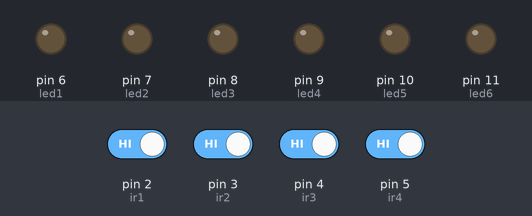
The sketch below on a simulated Arduino Uno, built with avr-gcc and run on an emulated ATmega328P. Shown: output pins drawn as LEDs (lit = HIGH). The inputs (shaded band) are chosen by the test bench; at power-on: pin 2 (ir1), pin 3 (ir2), pin 4 (ir3), pin 5 (ir4) HIGH.

Above: at 1.2 s.
1.3 s: pin 3 (ir2) driven LOW
At 1.9 s:
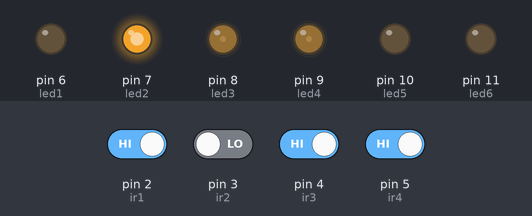
2.8 s: pin 2 (ir1) driven LOW
At 3.8 s:
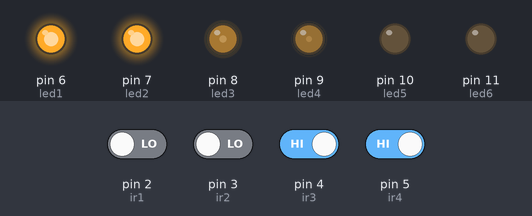
4.3 s: pin 4 (ir3) driven LOW
At 5.0 s:
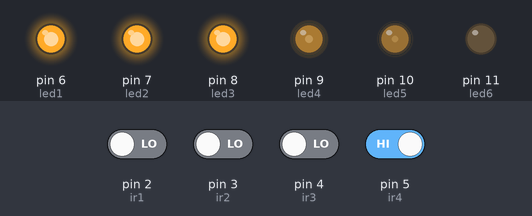
5.8 s: pin 5 (ir4) driven LOW
At 7.0 s:
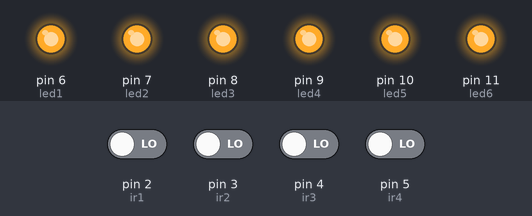
7.3 s: pin 2 (ir1) driven HIGH
At 8.9 s:
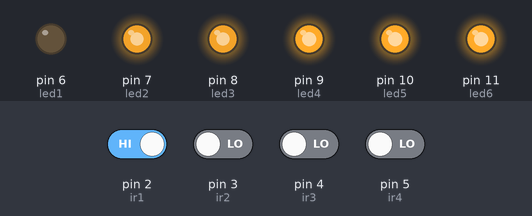
9.5 s: pin 3 (ir2) driven HIGH
At 10.8 s:
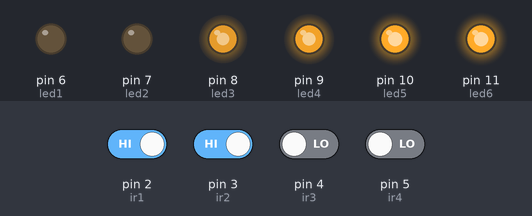
Timing chart, 0 to 12.5 s (numbered marks = the images above; inputs shaded):
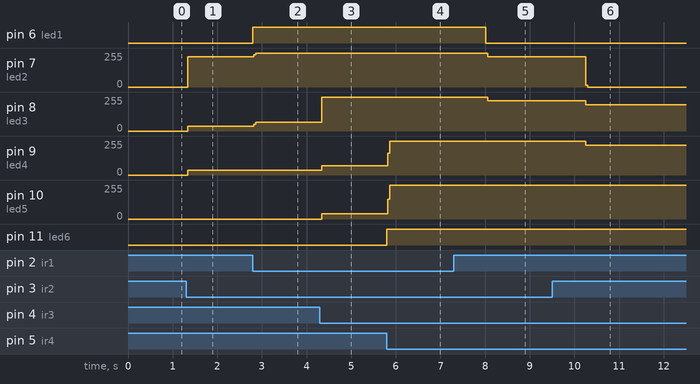

The sketch:

smart_street_light.ino
```cpp
int ir1=2;
int ir2=3;
int ir3=4;
int ir4=5;

int led1=6;
int led2=7;
int led3=8;
int led4=9;
int led5=10;
int led6=11;
int i1=0,i2=0,i3=0,i4=0;
long d1=0,d2=0,d3=0,d4=0;
void setup() {
  // put your setup code here, to run once:
  pinMode(ir1,INPUT);
  pinMode(ir2,INPUT);
  pinMode(ir3,INPUT);
  pinMode(ir4,INPUT);

  pinMode(led1,OUTPUT);
  pinMode(led2,OUTPUT);
  pinMode(led3,OUTPUT);
  pinMode(led4,OUTPUT);
  pinMode(led5,OUTPUT);
  pinMode(led6,OUTPUT);
}

void loop() {
  // put your main code here, to run repeatedly:
  i1=digitalRead(ir1);
  i2=digitalRead(ir2);
  i3=digitalRead(ir3);
  i4=digitalRead(ir4);

  if(i1==LOW){
    digitalWrite(led1,HIGH);
    digitalWrite(led2,HIGH);
    digitalWrite(led3,HIGH);
    d1=10000;
  }
  else if(d1!=0){
    digitalWrite(led1,HIGH);
    digitalWrite(led2,HIGH);
    digitalWrite(led3,HIGH);
    d1--;
  }
  else{
    digitalWrite(led1,LOW);
    digitalWrite(led2,LOW);
    digitalWrite(led3,LOW);
  }

  if(i2==LOW){
    digitalWrite(led2,HIGH);
    digitalWrite(led3,HIGH);
    digitalWrite(led4,HIGH);
    d2=10000;
  }
  else if(d2!=0){
    digitalWrite(led2,HIGH);
    digitalWrite(led3,HIGH);
    digitalWrite(led4,HIGH);
    d2--;
  }
  else{
    digitalWrite(led2,LOW);
    digitalWrite(led3,LOW);
    digitalWrite(led4,LOW);
  }

  if(i3==LOW){
    digitalWrite(led3,HIGH);
    digitalWrite(led4,HIGH);
    digitalWrite(led5,HIGH);
    d3=10000;
  }
  else if(d3!=0){
    digitalWrite(led3,HIGH);
    digitalWrite(led4,HIGH);
    digitalWrite(led5,HIGH);
    d3--;
  }
  else{
    digitalWrite(led3,LOW);
    digitalWrite(led4,LOW);
    digitalWrite(led5,LOW);
  }

  if(i4==LOW){
    digitalWrite(led4,HIGH);
    digitalWrite(led5,HIGH);
    digitalWrite(led6,HIGH);
    d4=10000;
  }
  else if(d4!=0){
    digitalWrite(led4,HIGH);
    digitalWrite(led5,HIGH);
    digitalWrite(led6,HIGH);
    d4--;
  }
  else{
    digitalWrite(led4,LOW);
    digitalWrite(led5,LOW);
    digitalWrite(led6,LOW);
  }

}
```

Measured:
- after the input at 1.3 s, pin 7 (led2): 0/255 → 228/255 at once; pin 8 (led3), pin 9 (led4): 0/255 → 35/255 at once
- after the input at 2.8 s, pin 6 (led1): LOW → HIGH at once; pin 7 (led2): 228/255 → 255/255 at once; pin 8 (led3): 35/255 → 65/255 at once
- after the input at 4.3 s, pin 8 (led3): 65/255 → 255/255 at once; pin 9 (led4): 35/255 → 71/255 at once; pin 10 (led5): 0/255 → 39/255 at once
- after the input at 5.8 s, pin 9 (led4): 71/255 → 255/255 at once; pin 10 (led5): 39/255 → 255/255 at once; pin 11 (led6): LOW → HIGH at once
- after the input at 7.3 s, pin 6 (led1): HIGH → LOW after 0.72 s; pin 7 (led2), pin 8 (led3): 255/255 → 228/255 after 0.76 s
- after the input at 9.5 s, pin 7 (led2): 228/255 → 0/255 after 0.76 s; pin 8 (led3): 228/255 → 197/255 after 0.76 s; pin 9 (led4): 255/255 → 225/255 after 0.76 s
